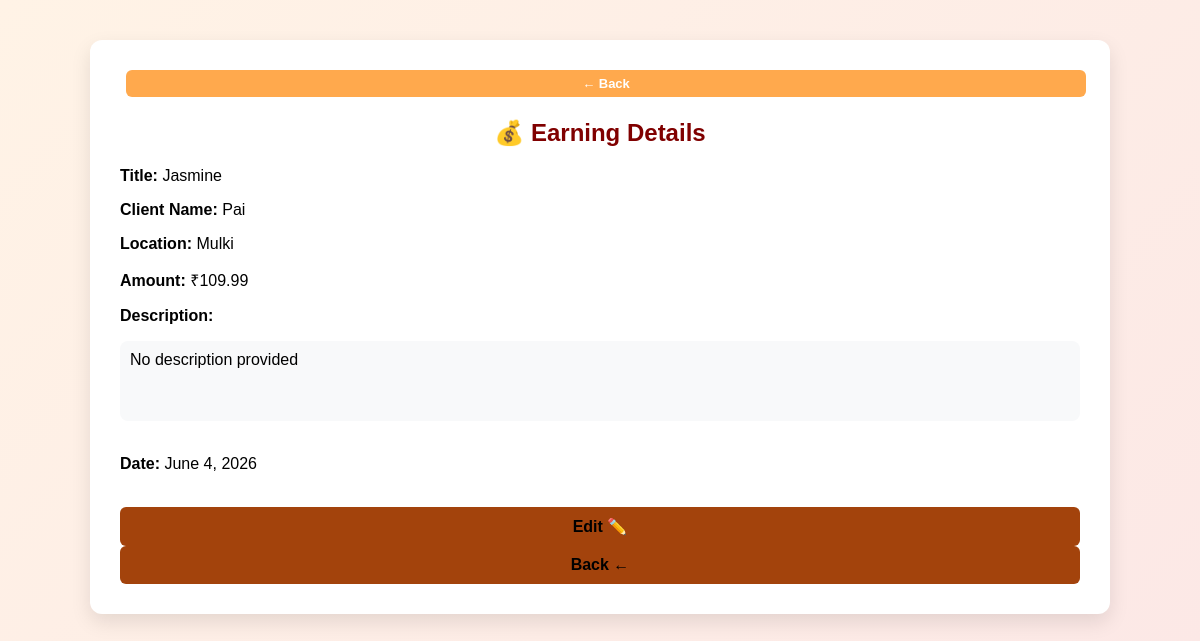
The app's page /earning/view/4/ (signed in) with its own data.
### finance/models.py (models this page shows, shortened)
class Earning(models.Model):
    record = models.ForeignKey(
        DailyRecord,
        on_delete=models.CASCADE,
        related_name="earnings"
    )
    title = models.CharField(max_length=200)
    description = models.TextField(blank=True)
    client_name = models.CharField(max_length=200)
    location = models.CharField(max_length=255)
    amount = models.FloatField()

class DailyRecord(models.Model):
    user = models.ForeignKey(User, on_delete=models.CASCADE)
    date = models.DateField()
    class Meta:
        unique_together = ('user', 'date')

### finance/views.py (the view)
def view_earning(request, id):
    earning = get_object_or_404(Earning, id=id)
    if earning.record.user != request.user:
        return redirect("dashboard")
    return render(request, "finance/view_earning.html", {
        "earning": earning
    })

### templates/finance/view_earning.html
{% extends 'base.html' %}
{% block content %}
<div style="margin-bottom:15px;">
    <button
        type="button"
        class="nav-btn"
        onclick="history.back()">
        ← Back
    </button>
</div>
<h2>💰 Earning Details</h2>
<div class="card">
    <p><strong>Title:</strong> {{ earning.title }}</p>
    <p><strong>Client Name:</strong> {{ earning.client_name }}</p>
    <p><strong>Location:</strong> {{ earning.location }}</p>
    <p><strong>Amount:</strong> ₹{{ earning.amount }}</p>
    <p><strong>Description:</strong></p>
    <div style="
        background:#f8f9fa;
        padding:10px;
        border-radius:8px;
        min-height:60px;
    ">
        {{ earning.description|default:"No description provided" }}
    </div>
    <br>
    <p>
        <strong>Date:</strong>
        {{ earning.record.date }}
    </p>
</div>
<br>
<a href="{% url 'edit_earning' earning.id %}">
    <button>Edit ✏️</button>
</a>
<a href="{% url 'dashboard' %}">
    <button>Back ←</button>
</a>
{% endblock %}

### templates/base.html (style rules this page uses)
body { margin: 0; font-family: Arial, sans-serif; background: linear-gradient(135deg, #fff3e6, #fce8e6); }
h2 { text-align: center; color: #800000; margin-bottom: 20px; transition: color 0.3s ease; }
button { width: 100%; padding: 10px; background: #a3430c; font-weight: bold; border: none; color: rgb(0, 0, 0); font-size: 16px; border-radius: 6px; cursor: pointer; transition: all 0.3s ease; }
a { color: #800000; text-decoration: none; font-weight: 500; transition: all 0.3s ease; }
.nav-btn { padding: 6px 12px 12px; font-size: 16px; font-weight: bold; border: none; border-radius: 6px; cursor: pointer; margin-left: 6px; margin-bottom: 2px; background: #a3430c; color: rgb(0, 0, 0); transition: 0.2s ease; }
.nav-btn { padding: 6px 12px; font-size: 13px; border: none; border-radius: 6px; cursor: pointer; margin-left: 6px; background: #ffa94d; color: white; transition: 0.2s ease; }

### records on screen
Earning: title "Jasmine", client_name "Pai", location "Mulki", amount "109.99", description "No description provided", record "June 4, 2026"
